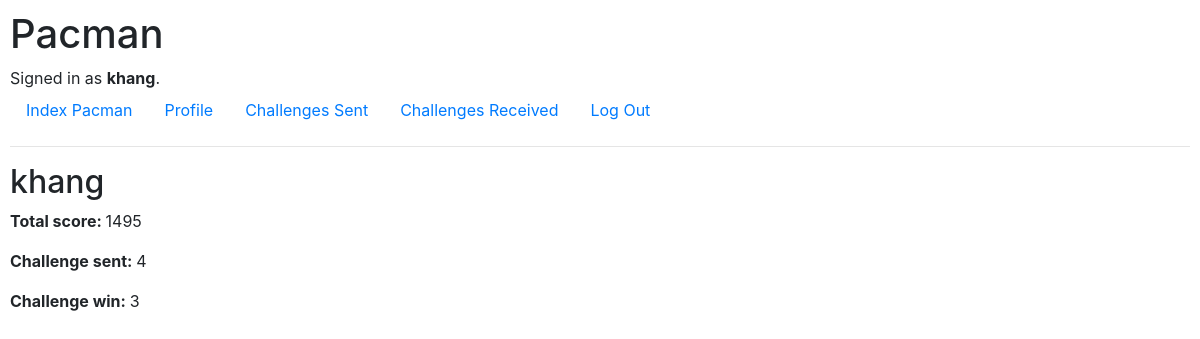
The page /profile (signed in) on the database as committed earlier.
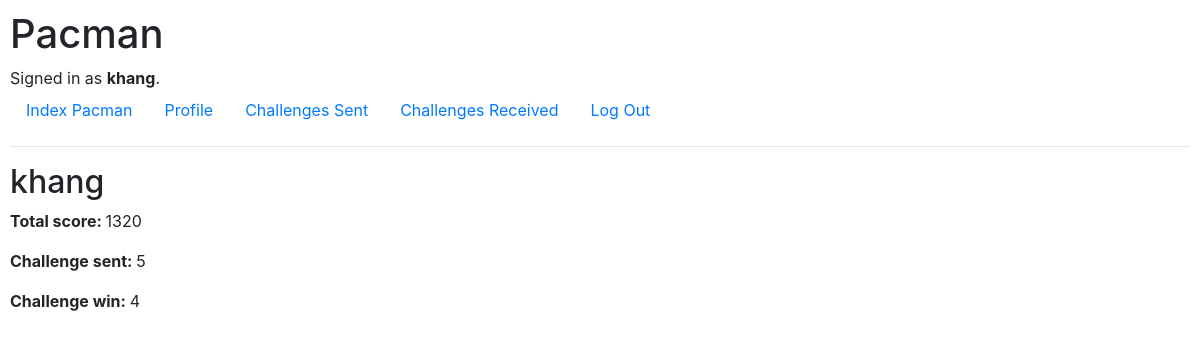
The same page on the database as committed later.
### pacman/models.py (models this page shows)
class User(AbstractUser):
    score = models.IntegerField(default = 0)
    challenge_sent = models.IntegerField(default = 0)
    challenge_win = models.IntegerField(default = 0)

### pacman/views.py (the view)
# urls.py: path("profile", views.profile, name="profile"),
@login_required
def profile(request):
    if request.method == "GET":
        user_entry = User.objects.get(username = request.user.username)
        return render(request, "pacman/profile.html", {
            "user_entry": user_entry
        })

### pacman/templates/pacman/profile.html
{% extends "pacman/layout.html" %}
{% load static %}
{% block body %}
    <h2> {{user_entry.username}} </h2>
    <p><strong> Total score: </strong> {{user_entry.score}} </p>
    <p><strong> Challenge sent: </strong> {{user_entry.challenge_sent}} </p>
    <p><strong> Challenge win: </strong> {{user_entry.challenge_win}} </p>
{% endblock %}

### pacman/templates/pacman/layout.html (shortened to what this page needs)
{% load static %}
<!DOCTYPE html>
<html lang="en">
    <head>
        <link rel="stylesheet" href="https://stackpath.bootstrapcdn.com/bootstrap/4.4.1/css/bootstrap.min.css">
        <link href="{% static 'pacman/styles.css' %}" rel="stylesheet">
    </head>
    <body>
        <h1> Pacman </h1>
        <div>
            {% if user.is_authenticated %}
                Signed in as <strong>{{ user.username }}</strong>.
            {% else %}
                Not signed in.
            {% endif %}
        </div>
        <ul class="nav">
            <li class="nav-item">
                <a class="nav-link" href="{% url 'index' %}"> Index Pacman </a>
            </li>
            {% if user.is_authenticated %}
                <li class="nav-item">
                    <a class="nav-link" href="/profile"> Profile </a>
                </li>
                <li class="nav-item">
                    <a class="nav-link" href="/challenges/sent"> Challenges Sent </a>
                </li>
                <li class="nav-item">
                    <a class="nav-link" href="/challenges/received"> Challenges Received </a>
                </li>
                <li class="nav-item">
                    <a class="nav-link" href="{% url 'logout' %}">Log Out</a>
                </li>
            {% endif %}
        </ul>
        <hr>
        {% block body %}
        {% endblock %}
    </body>
</html>

Rows that differ between the two databases and show on the page:
changed User "khang": score "1495" → "1320"; challenge_sent "4" → "5"; challenge_win "3" → "4"
